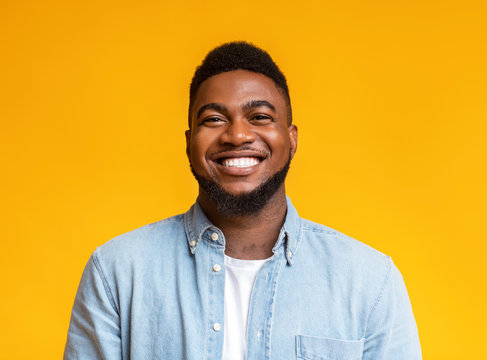
#> input picture simple_photoEditor/uploaded_images/person_1.jpg, 487 x 360 px, found by its file name
$ python photoEditor.py
#> lines starting #> are read from the running program, lines starting #| are printed output that depends on the picture
from PIL import Image, ImageEnhance, ImageFilter
import os


class PhotoEdit:

    def __init__(self, img_path, img_save_path) -> None:
        """
        Initializes the PhotoEdit class with the image path and save path.

        Args:
            img_path (str): The path to the image file.
            img_save_path (str): The path to save the edited image.
        """
        # Store the image path
        self.img_path = img_path

        # Store the image save path
        self.img_save_path = img_save_path

        # Open the image using PIL
        self.image = Image.open(self.img_path)
#> self.image is the input picture: PIL image 487x360 RGB; mean R, G, B 219.7, 172.9, 64.3

    def rotate_image(self, rotation_angle: int):
        """
        Rotate the image by the given rotation angle.

        Args:
            rotation_angle (int): The rotation angle in degrees.

        Returns:
            PIL.Image.Image: The rotated image.
        """
#> called with rotation_angle = 20
        # Rotate the image
        image = self.image.rotate(rotation_angle)
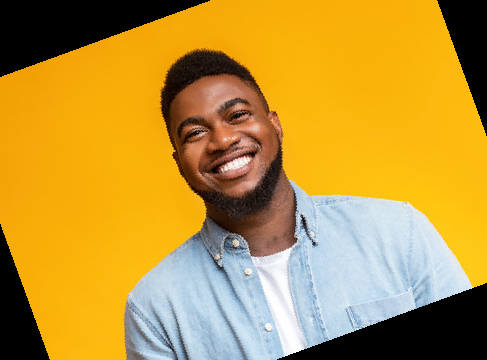
#> image: PIL image 487x360 RGB; mean R, G, B 189.1, 149.9, 59.3

        return image

    def resize_image(self, size: tuple):
        """
        Resize the image by the given size.

        Args:
            size (tuple): The size to resize the image to. The tuple must
                have two elements: the width and the height.

        Returns:
            PIL.Image.Image: The resized image.
        """
#> called with size = (200, 200)
        # Resize the image
        image = self.image.resize(size=size)
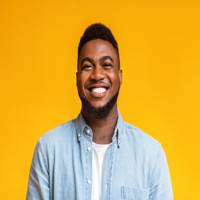
#> image: PIL image 200x200 RGB; mean R, G, B 219.7, 172.9, 64.3

        return image

    def enhanceImage(self, enhancerFactor: int):
        """
        Enhance the image by applying a contrast filter, converting to grayscale,
        and rotating the image.

        Args:
            enhancerFactor (int): The factor by which to enhance the contrast.

        Returns:
            PIL.Image.Image: The enhanced image.
        """
#> called with enhancerFactor = 5
        # Apply a contrast filter to sharpen the image
        image = self.image.filter(ImageFilter.SHARPEN)
#> image: PIL image 487x360 RGB

        # Convert the image to grayscale
        image = image.convert("L")
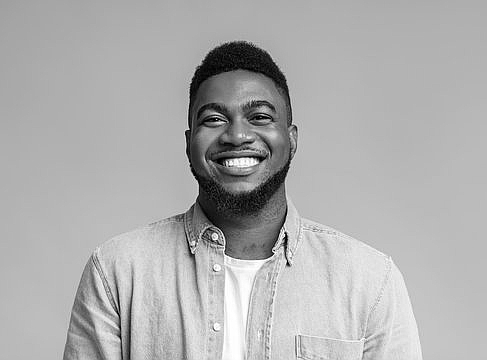
#> image: PIL image 487x360 L; min 0, max 255, mean 174.5

        # Rotate the image counterclockwise by 90 degrees
        image = image.rotate(-90)
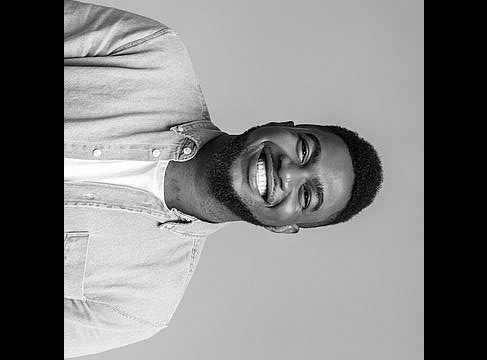
#> image: PIL image 487x360 L; min 0, max 255, mean 127.2

        # Enhance the contrast of the image
        enhancer = ImageEnhance.Contrast(image)
        image = enhancer.enhance(factor=enhancerFactor)
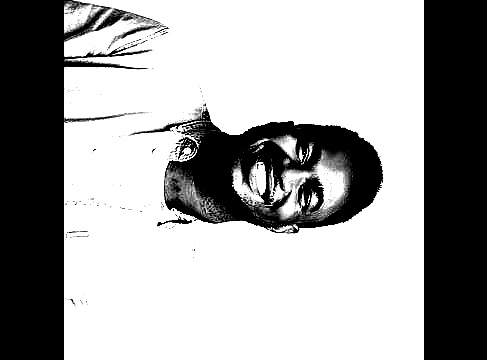
#> image: PIL image 487x360 L; min 0, max 255, mean 163.4

        return image

    def save_image(self, image):
        """
        Save the edited image to the specified save path.

        Args:
            image (PIL.Image.Image): The edited image to save.
        """
        # Get the cleaned image name by extracting the file name from the image path
        clean_name = os.path.splitext(os.path.basename(self.img_path))[0]

        # Save the edited image with the cleaned name and "_edited" suffix
        image.save(f"{self.img_save_path}/{clean_name}_edited.jpg")


if __name__ == "__main__":

    edit_photo = PhotoEdit(
        img_path="/Users/diyorahenils/Documents/personal work/MiniPyExperiments/simple_photoEditor/uploaded_images/person_1.jpg",
        img_save_path="/Users/diyorahenils/Documents/personal work/MiniPyExperiments/simple_photoEditor/saved_images",
    )
    image = edit_photo.rotate_image(rotation_angle=20)
    image = edit_photo.resize_image(size=(200, 200))
    image = edit_photo.enhanceImage(enhancerFactor=5)

    edit_photo.save_image(image=image)
